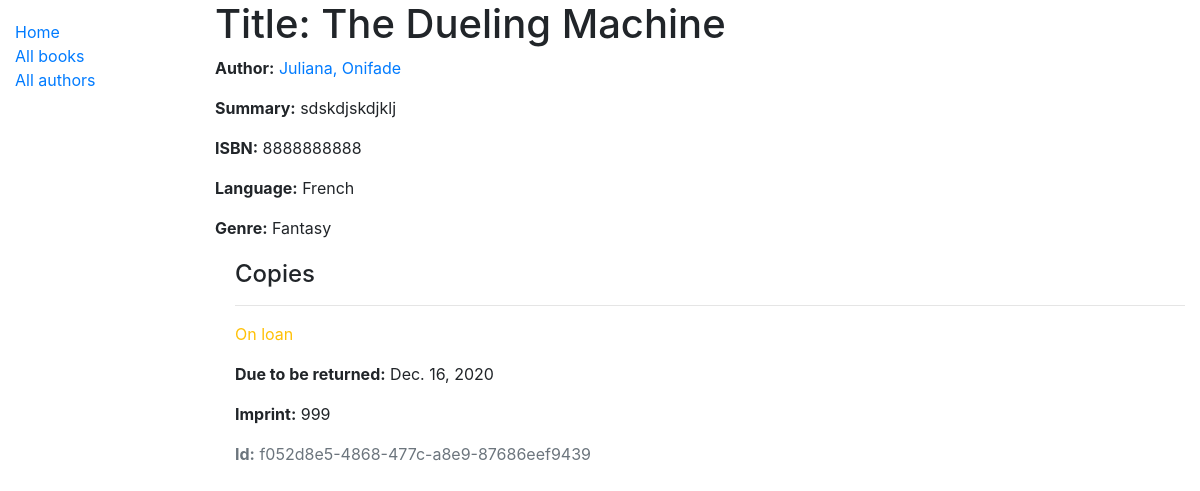
/catalog/book/2, run on an earlier commit of the app's database.
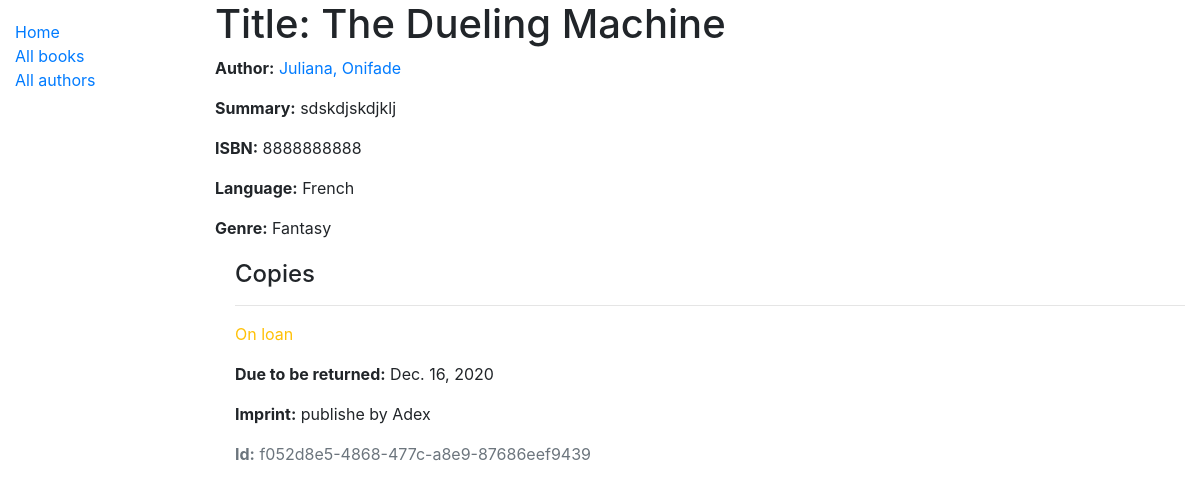
And on a later commit of the database.
### catalog/models.py (models this page shows, shortened)
class BookInstance(models.Model):
    id = models.UUIDField(primary_key=True, default=uuid.uuid4, help_text='Unique ID for this particular book across whole library')
    book = models.ForeignKey('Book', on_delete=models.SET_NULL, null=True)
    imprint = models.CharField(max_length=200)
    due_back = models.DateField(null=True, blank=True)
    LOAN_STATUS = (
        ('m', 'Maintenance'),
        ('o', 'On loan'),
        ('a', 'Available'),
        ('r', 'Reserved'),
    )
    status = models.CharField(
        max_length=1,
        choices=LOAN_STATUS,
        blank='m',
        help_text='Book availabilty'
    )
    class Meta:
        ordering = ['due_back']

### catalog/views.py (the view)
# urls.py: path('book/<int:pk>', views.BookDetailView.as_view(), name='book-detail'),
class BookDetailView(generic.DetailView):
    model = Book

### catalog/models.py (called while the page is built)
    def __str__(self):
        return self.name

    def __str__(self):
        return self.name

    def __str__(self):
        return f'{self.last_name}, {self.first_name}'

### catalog/templates/catalog/book_detail.html
{% extends 'base_generic.html' %}
{% block content %}
  <h1>Title: {{ book.title }}</h1>
  <p><strong>Author:</strong> <a href="#"> {{ book.author }}</a></p>
  <p><strong>Summary:</strong> {{ book.summary}} </p>
  <p><strong>ISBN:</strong> {{ book.isbn}} </p>
  <p><strong>Language:</strong> {{ book.language}}</p>
  <p><strong>Genre:</strong> {{ book.genre.all|join:", "}}</p>
  <div style="margin-left:20px;margin-top:20px">
    <h4>Copies</h4>
    {% for copy in book.bookinstance_set.all %}
      <hr>
      <p class="{% if copy.status == 'a' %} text-success {% elif copy.status == 'm' %} text-danger {% else %} text-warning {% endif %}">
        {{ copy.get_status_display}}
      </p>
      {% if copy.status != 'a' %}
        <p><strong>Due to be returned:</strong> {{ copy.due_back }}</p>
      {% endif %}
      <p><strong>Imprint:</strong> {{ copy.imprint }}</p>
      <p class="text-muted"><strong>Id:</strong> {{ copy.id}} </p>
    {% endfor %}
  </div>
{% endblock %}

What changed in the data, as far as the page shows it:
changed BookInstance "On loan": imprint "999" → "publishe by Adex"
